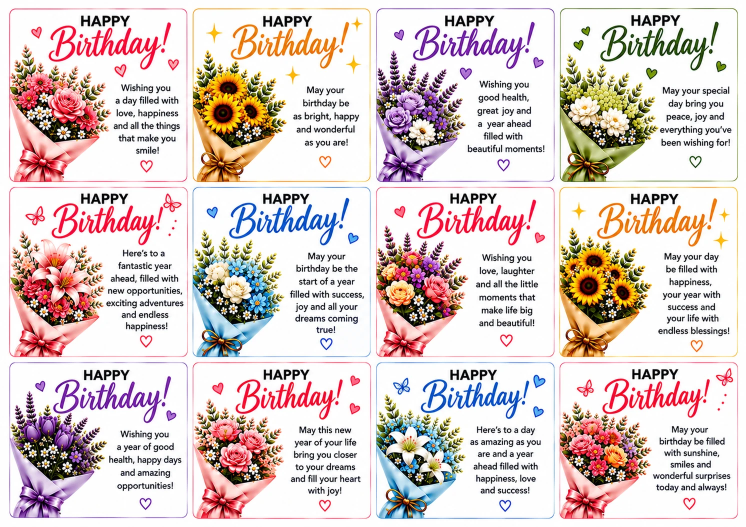
#> input picture assets/birthday-cards.webp, 1492 x 1054 px, found by its file name (shown at 1/2 size)
$ python -i make_styled_reel.py   (imports and definitions only)
#> lines starting #> are read from the running program, lines starting #| are printed output that depends on the picture
### scripts/make_reel.py
"""Make 9:16 Instagram Reels (1080x1920 MP4) from product photos.

Reels are described in social/reels.json. Each scene is a photo (a site path
or an https URL, e.g. an Amazon listing photo) on a soft background with a
headline, shown with a slow zoom, then an end card saying how to order.
Needs Pillow and ffmpeg.

    python3 scripts/make_reel.py            # build every reel not built yet
    python3 scripts/make_reel.py NAME ...   # (re)build these reels
"""
import io
import json
import subprocess
import sys
import tempfile
import urllib.request
from pathlib import Path

from PIL import Image, ImageDraw, ImageFont

from make_post_cards import watermark

ROOT = Path(__file__).resolve().parent.parent
REELS = ROOT / "social" / "reels.json"
OUT = ROOT / "assets" / "reels"
W, H, FPS = 1080, 1920, 30
SCENE_S, END_S, FADE_S = 2.8, 3.6, 0.5
INK, PINK, GOLD = (52, 36, 24), (224, 26, 130), (176, 132, 52)
BGS = [(250, 244, 233), (240, 234, 248), (251, 238, 242), (236, 245, 240), (246, 240, 232)]


def first(*paths):
    return next((p for p in paths if Path(p).exists()), paths[-1])


SERIF = first("/usr/share/fonts/truetype/dejavu/DejaVuSerif-Bold.ttf")
SANS = first("/usr/share/fonts/opentype/inter/Inter-SemiBold.otf",
             "/usr/share/fonts/truetype/dejavu/DejaVuSans.ttf")
SANS_BOLD = first("/usr/share/fonts/opentype/inter/Inter-Bold.otf",
                  "/usr/share/fonts/truetype/dejavu/DejaVuSans-Bold.ttf")


def font(path, size):
    return ImageFont.truetype(path, size)


# [15 lines left out: functions load, fit, not called in this run]


def centred(draw, y, text, f, fill):
    draw.text(((W - draw.textlength(text, font=f)) / 2, y), text, font=f, fill=fill)


# [76 lines left out: functions footer, scene_frame, end_frame, not called in this run]


HOOK_SCENE_S, HOOK_END_S = 1.4, 1.6


# [143 lines left out: functions caption, hook_frame, beat_wav, build_hook, build, main, not called in this run]


# [2 lines that do not run on import are left out]

### scripts/make_post_cards.py
"""Make premium, watermarked 4:5 Instagram post images (1440x1800 JPG).

Each product in social/instagram-products.json that has a "title" gets an
Amazon-style card: a PREMIUM QUALITY label, the product name, the photo on a
white panel under a tiled Flinosh Prints watermark, three feature points, a
"Perfect for" line and a shop strip. Cards go to assets/ig/<photo-name>.jpg
and the product's "card" field points there; the poster uses the card once
it exists. Needs Pillow.

    python3 scripts/make_post_cards.py           # build cards not built yet
    python3 scripts/make_post_cards.py --all     # rebuild every card
"""
import io
import json
import sys
import urllib.request
from pathlib import Path

from PIL import Image, ImageDraw, ImageFilter, ImageFont

ROOT = Path(__file__).resolve().parent.parent
PRODUCTS = ROOT / "social" / "instagram-products.json"
OUT = ROOT / "assets" / "ig"
SITE = "https://flinoshprints.com/"
# Instagram takes photos up to 1440 px wide, so cards are drawn at that size.
W, H = 1440, 1800
K = W / 1080
INK, GOLD, CREAM, CREAM2 = (52, 36, 24), (176, 132, 52), (251, 246, 237), (243, 233, 216)


def first(*paths):
    return next((p for p in paths if Path(p).exists()), paths[-1])


SERIF = first("/usr/share/fonts/truetype/liberation/LiberationSerif-Bold.ttf",
              "/usr/share/fonts/truetype/dejavu/DejaVuSerif-Bold.ttf")
SANS = first("/usr/share/fonts/opentype/inter/Inter-Medium.otf",
             "/usr/share/fonts/truetype/dejavu/DejaVuSans.ttf")
BOLD = first("/usr/share/fonts/opentype/inter/Inter-Bold.otf",
             "/usr/share/fonts/truetype/dejavu/DejaVuSans-Bold.ttf")


def font(path, size):
    return ImageFont.truetype(path, size)


def slug(p):
    return Path(p["image"].split("?")[0]).name.split(".")[0].replace("+", "-")


# [157 lines left out: functions fetch, load, fit, wrap, watermark, card and 1 more, not called in this run]


# [2 lines that do not run on import are left out]

### scripts/make_styled_reel.py
"""Styled flat-lay Reels (1080x1920) on a marble table, built from Flinosh product photos.

Animated composite, not filmed footage: a stack of cards on marble, a vellum sheet
and satin ribbon wrapping one card, the card lifted beside its envelope, extras
fanned out, then the order card. Watermark on every product image, logo footer on
every frame.

    python3 scripts/make_styled_reel.py SPEC.json OUT.mp4
"""
import json
import math
import subprocess
import sys
from pathlib import Path

from PIL import Image, ImageDraw, ImageFilter

sys.path.insert(0, str(Path(__file__).parent))
from make_reel import ROOT, W, H, FPS, INK, PINK, GOLD, SERIF, SANS, font, fit, centred, footer, end_frame  # noqa
from make_post_cards import watermark  # noqa


def ease(t):
    t = max(0.0, min(1.0, t))
    return t * t * (3 - 2 * t)


def lerp(a, b, t):
    return a + (b - a) * t


def cutout(path, box=None, thresh=26):
    """Load an image and make the white studio background transparent (flood from the edges)."""
#> called with path = '../assets/birthday-cards.webp', thresh = 26
    im = Image.open(ROOT / path).convert("RGB")
#> im is the input picture: PIL image 1492x1054 RGB; mean R, G, B 219.9, 205.4, 202.9
    if box:
        im = im.crop(box)
    w, h = im.size
#> w = 1492; h = 1054
    pad = Image.new("RGB", (w + 2, h + 2), (255, 255, 255))
#> pad: PIL image 1494x1056 RGB; every value is 255
    pad.paste(im, (1, 1))
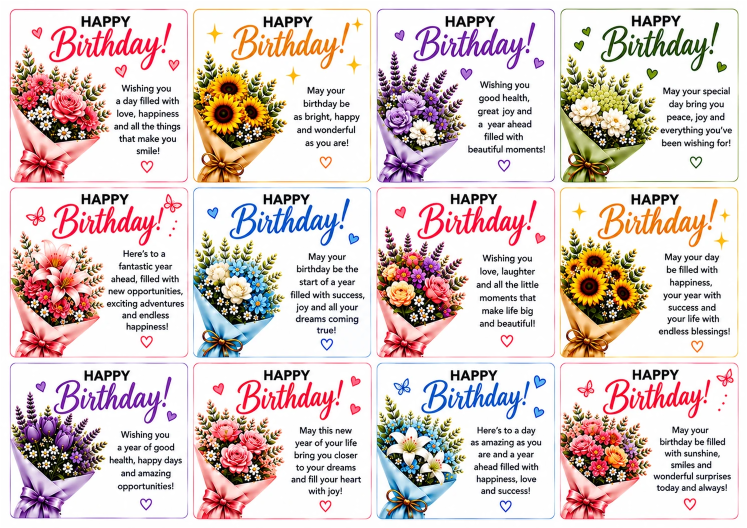
#> pad: PIL image 1494x1056 RGB (shown at 1/2 size); mean R, G, B 220, 205.5, 203.1
    ImageDraw.floodfill(pad, (0, 0), (255, 0, 255), thresh=thresh)
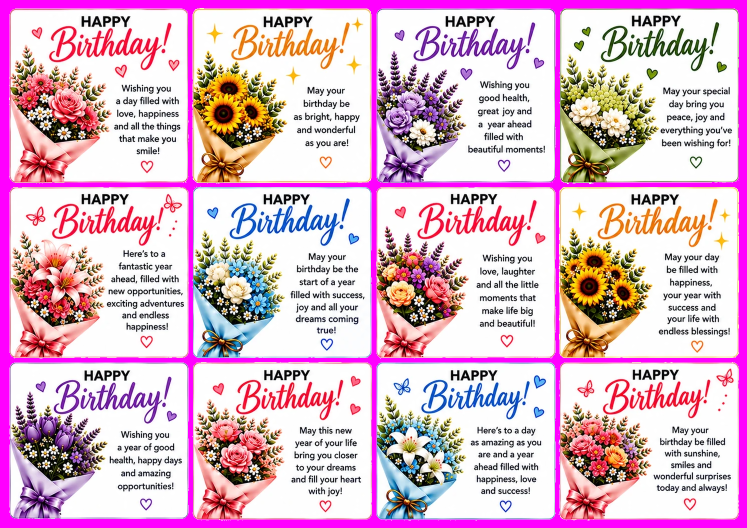
#> pad: PIL image 1494x1056 RGB (shown at 1/2 size); mean R, G, B 220.2, 182.7, 203.2
    px = pad.crop((1, 1, w + 1, h + 1))
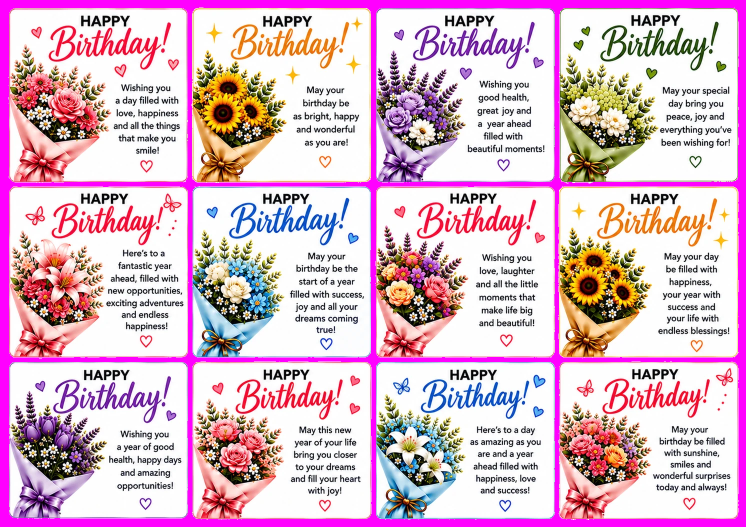
#> px: PIL image 1492x1054 RGB (shown at 1/2 size); mean R, G, B 220, 183.3, 203.1
    alpha = Image.eval(px.convert("RGB").split()[1], lambda v: 255)
#> alpha: PIL image 1492x1054 L; every value is 255
    mk = Image.new("L", (w, h), 255)
    a, src = mk.load(), px.load()
    for y in range(h):
        for x in range(w):
            if src[x, y] == (255, 0, 255):
                a[x, y] = 0
    mk = mk.filter(ImageFilter.MinFilter(3)).filter(ImageFilter.GaussianBlur(1))
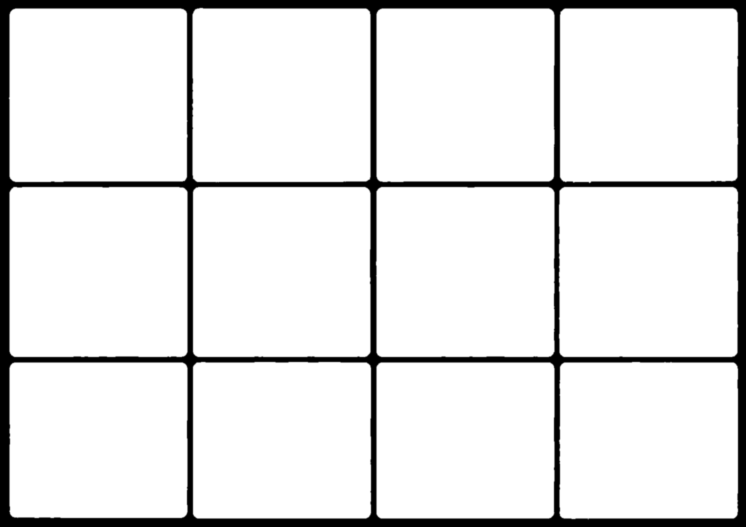
#> mk: PIL image 1492x1054 L (shown at 1/2 size); min 0, max 255, mean 230
    out = im.convert("RGBA")
    out.putalpha(mk)
    bb = mk.getbbox()
#> bb = (15, 13, 1479, 1041)
    return out.crop(bb) if bb else out
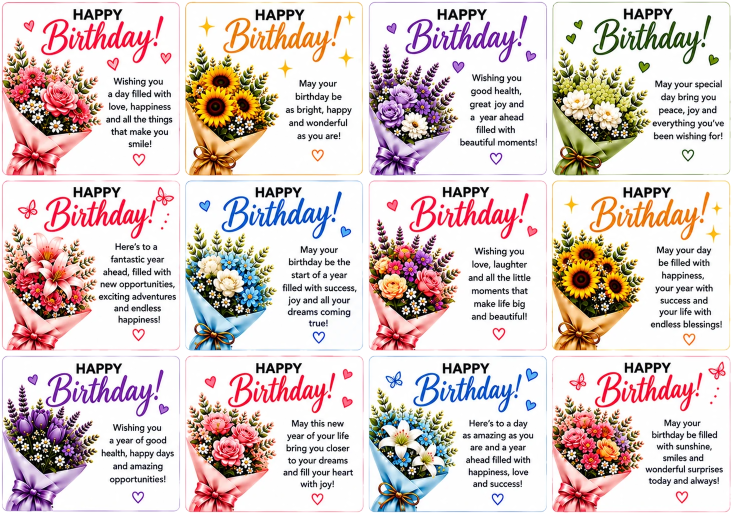
#> returned value: PIL image 1464x1028 RGBA (shown at 1/2 size); mean R, G, B, A 218.4, 203.2, 200.6, 240.3; transparent parts drawn white


# [206 lines left out: functions white_envelope, marked, table, bg_frame, place, cover_photo and 4 more, not called in this run]


# [2 lines not run here, left out]

>>> result = cutout('../assets/birthday-cards.webp')

$ run again, on assets/cards.webp
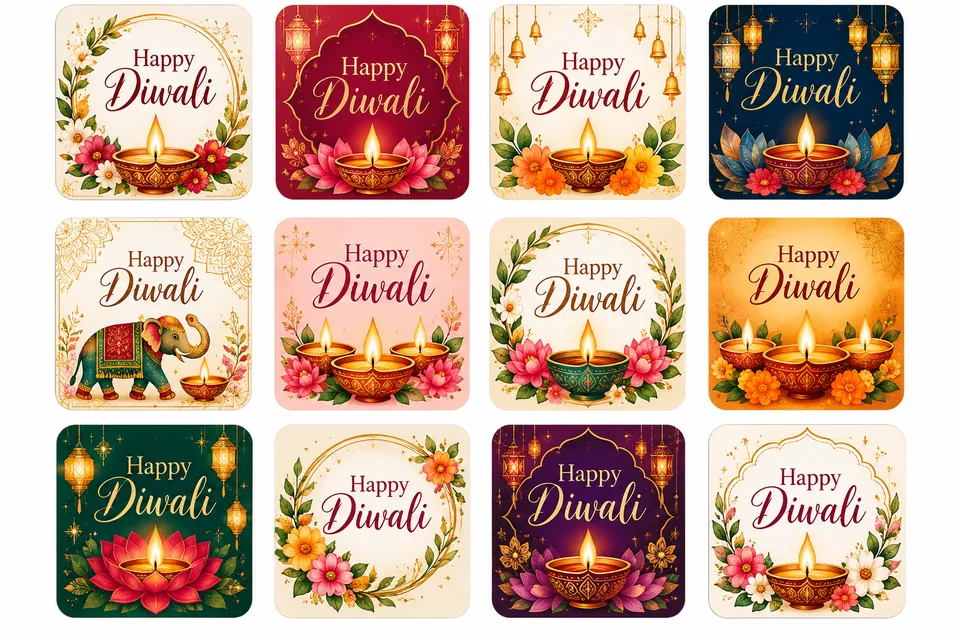
#> input picture assets/cards.webp, 960 x 640 px, found by its file name
#> in cutout, im is the input picture: PIL image 960x640 RGB; mean R, G, B 201.7, 170.1, 151
#> alpha: PIL image 960x640 L; every value is 255
#> in cutout, `mk = mk.filter(ImageFilter.MinFilter(3)).filter(ImageFilter.GaussianBl..`:
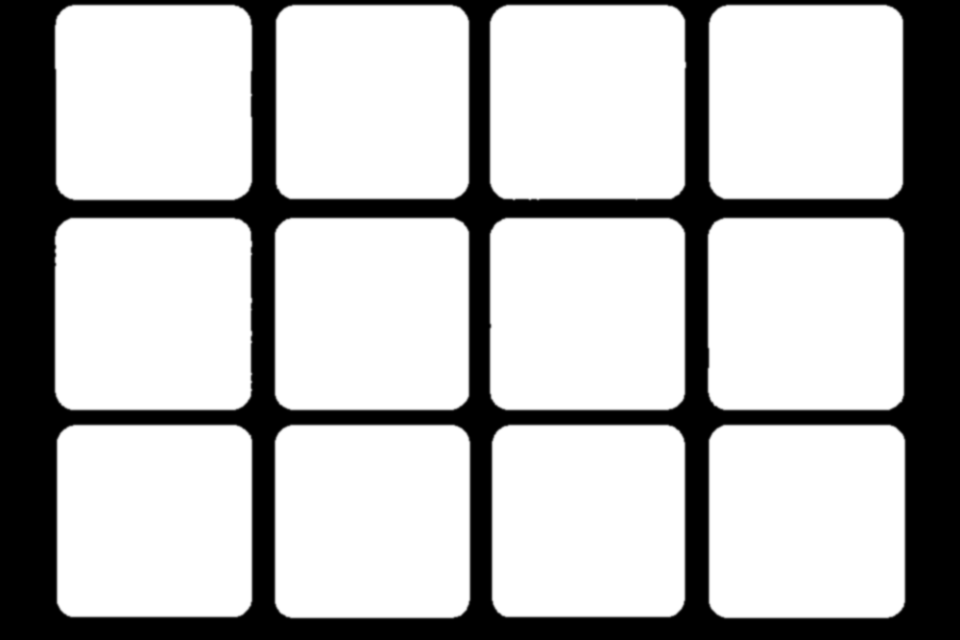
#> mk: PIL image 960x640 L; min 0, max 255, mean 185.6
#> bb = (52, 2, 908, 621)
#> in cutout, `return out.crop(bb) if bb else out`:
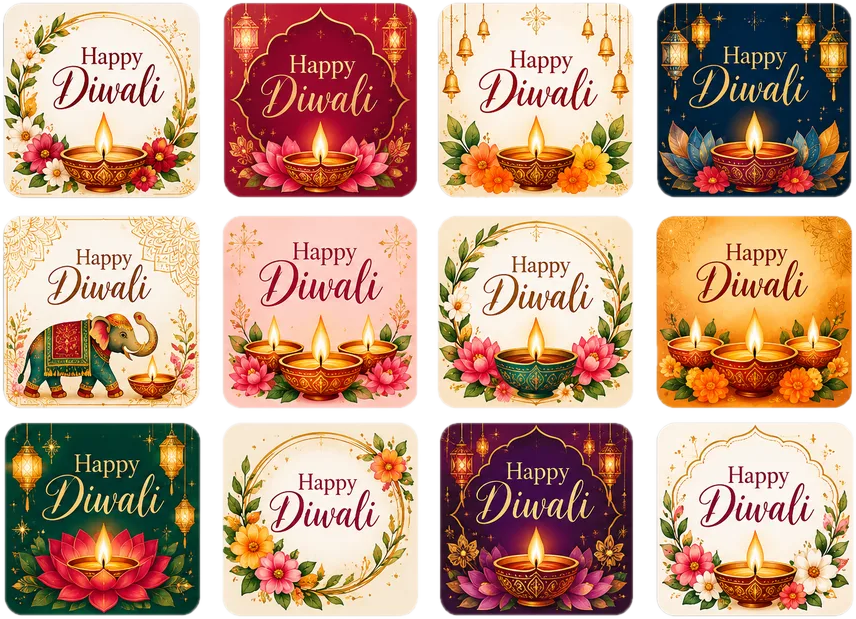
#> returned value: PIL image 856x619 RGBA; mean R, G, B, A 193.3, 156.7, 134.6, 215.2; transparent parts drawn white

$ run again, on assets/christmas-faith-bookmarks.webp
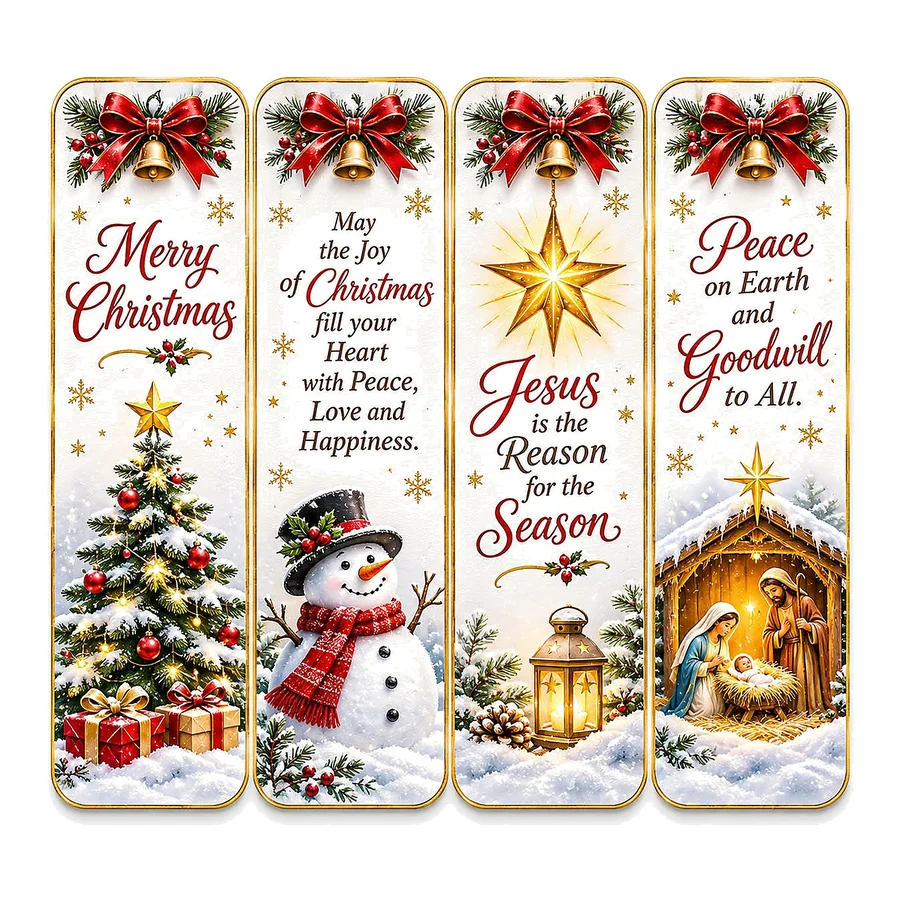
#> input picture assets/christmas-faith-bookmarks.webp, 900 x 900 px, found by its file name
#> in cutout, im is the input picture: PIL image 900x900 RGB; mean R, G, B 217, 203.3, 191
#> alpha: PIL image 900x900 L; every value is 255
#> in cutout, `mk = mk.filter(ImageFilter.MinFilter(3)).filter(ImageFilter.GaussianBl..`:
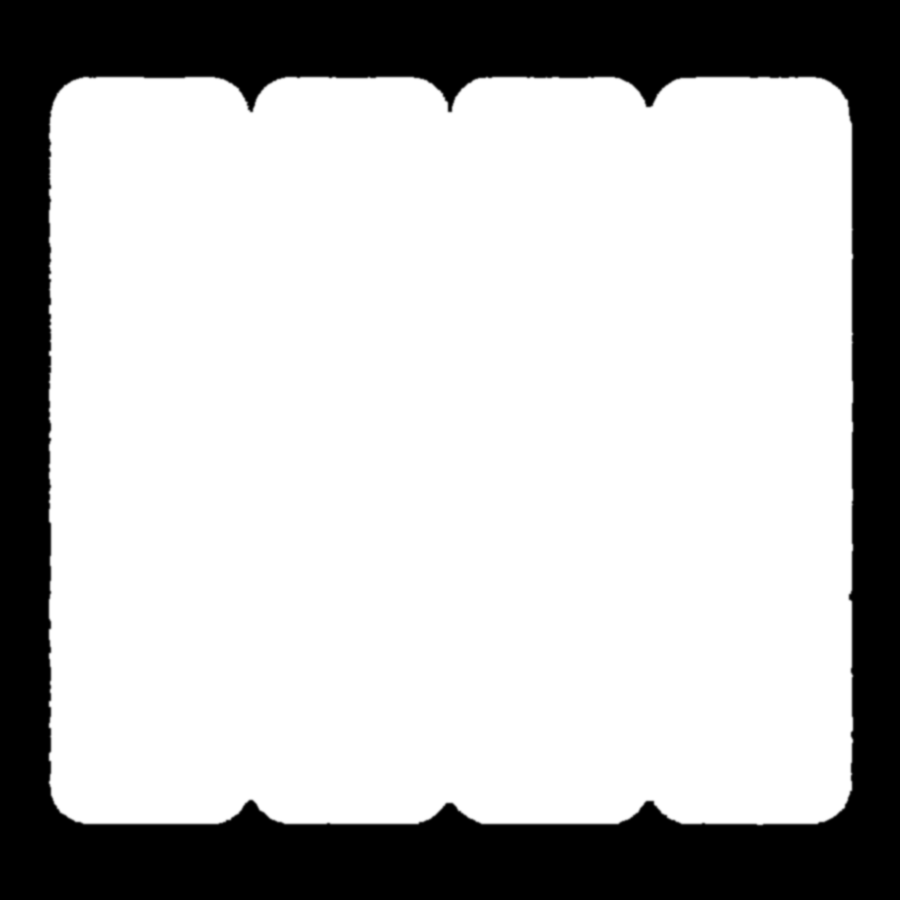
#> mk: PIL image 900x900 L; min 0, max 255, mean 186.8
#> bb = (46, 74, 856, 828)
#> in cutout, `return out.crop(bb) if bb else out`:
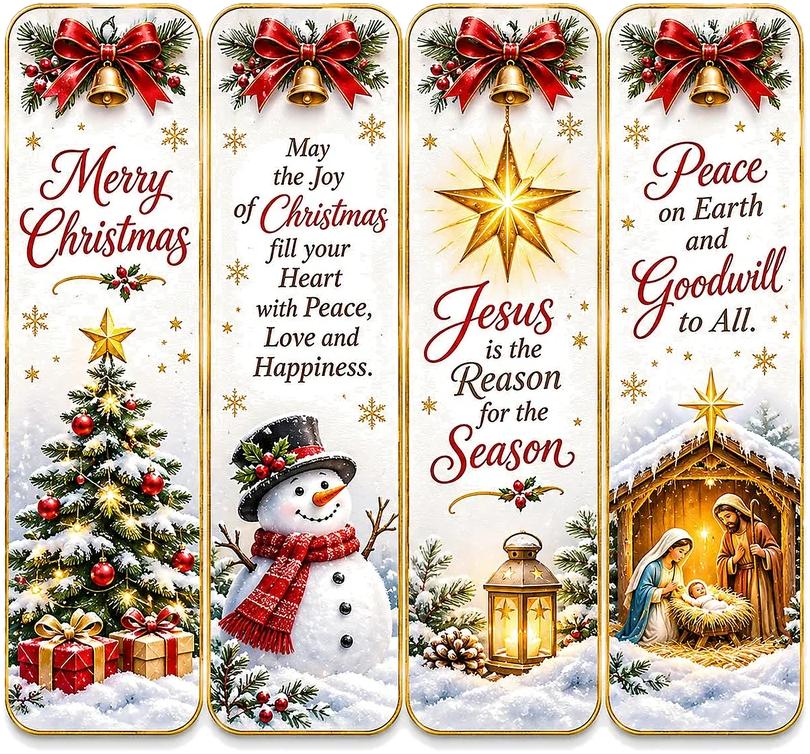
#> returned value: PIL image 810x754 RGBA; mean R, G, B, A 204.6, 186.4, 170.1, 247.7; transparent parts drawn white
